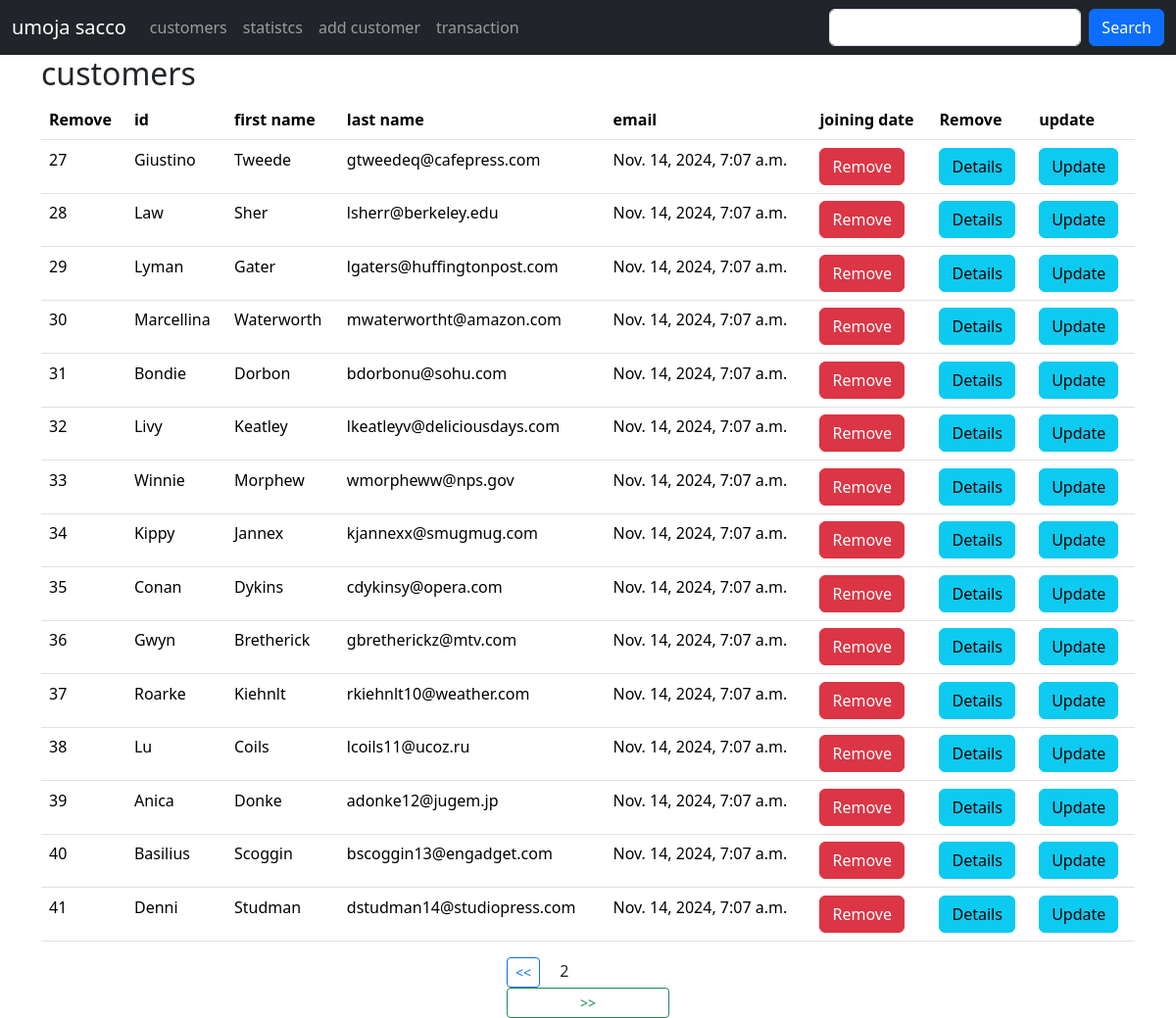
Page /?page=2 (signed in) on the committed database.
### dbs/models.py (models this page shows, shortened)
class Customer(models.Model):
    first_name = models.CharField(max_length=30)
    last_name = models.CharField(max_length=30)
    email = models.EmailField(unique=True)
    dob = models.DateField()
    gender = models.CharField(max_length=10)
    weight = models.PositiveIntegerField(default=0)
    created_at = models.DateTimeField(auto_now_add=True)
    updated_at = models.DateTimeField(auto_now=True)
    class Meta:
        db_table = 'customers'

### dbs/views.py (the view)
# urls.py: path('',views.customers,name='customers'),
@login_required
def customers(request):
    data = Customer.objects.all()
    data = Customer.objects.all().order_by('id').values()  # ORM select * from customers
    paginator = Paginator(data, 15)
    page = request.GET.get('page', 1)
    try:
        paginated_data = paginator.page(page)
    except  EmptyPage:
        paginated_data = paginator.page(1)
    return render(request, "customers.html", {"data": paginated_data})

### templates/customers.html (shortened to what this page needs)
{% extends 'master.html' %}
{% block content %}
<div class="container">
<h2>customers</h2>
<table class="table">
    <tr>
        <th>Remove</th>
    <th>id</th>
    <th>first name</th>
    <th>last name</th>
    <th>email</th>
    <th>joining date</th>
         <th>Remove</th>
        <th>update</th>
    </tr>
   {% for customer in data.object_list %}
  	<tr>
      <tr>
                  <td>{{ customer.id }}</td>
                  <td>{{ customer.first_name }}</td>
                  <td>{{ customer.last_name }}</td>
                  <td>{{ customer.email }}</td>
                  <td>{{ customer.created_at }}</td>
          {% if  perms.dbs.delete_customer %}
          	<td>
                    <a class="btn btn-danger" href="{% url 'delete_customer' customer.id %}">Remove</a>
                </td>
              <td>
                    <a class="btn btn-info" href="{% url 'customer_details' customer.id %}">Details</a>
                </td>
               <td>
                    <a class="btn btn-info" href="{% url 'update_customer' customer.id %}">Update</a>
                </td>
          {% endif %}
              </tr>
  {% empty %}
  	<p>no customers in the sacco</p>
  {% endfor %}
</table>
  <div class="row justify-content-center">
            <div class="col-sm-2">
                {% if data.has_previous %}
                    <a class="btn btn-outline-primary btn-sm" href="?page={{ data.previous_page_number }}"> << </a>
                {% endif %}
                <span class="mx-3">{{ data.number }}</span>
                {% if data.has_next %}
                    <a class="btn btn-outline-success w-100 btn-sm" href="?page={{ data.next_page_number }}"> >> </a>
                {% endif %}
            </div>
        </div>
</div>
{% endblock %}

### rows in the picture
Customer: id "27", first_name "Giustino", last_name "Tweede", email "gtweedeq@cafepress.com", created_at "Nov. 14, 2024, 7:07 a.m."
Customer: id "28", first_name "Law", last_name "Sher", email "lsherr@berkeley.edu", created_at "Nov. 14, 2024, 7:07 a.m."
Customer: id "29", first_name "Lyman", last_name "Gater", email "lgaters@huffingtonpost.com", created_at "Nov. 14, 2024, 7:07 a.m."
Customer: id "30", first_name "Marcellina", last_name "Waterworth", email "mwaterwortht@amazon.com", created_at "Nov. 14, 2024, 7:07 a.m."
Customer: id "31", first_name "Bondie", last_name "Dorbon", email "bdorbonu@sohu.com", created_at "Nov. 14, 2024, 7:07 a.m."
Customer: id "32", first_name "Livy", last_name "Keatley", email "lkeatleyv@deliciousdays.com", created_at "Nov. 14, 2024, 7:07 a.m."
Customer: id "33", first_name "Winnie", last_name "Morphew", email "wmorpheww@nps.gov", created_at "Nov. 14, 2024, 7:07 a.m."
Customer: id "34", first_name "Kippy", last_name "Jannex", email "kjannexx@smugmug.com", created_at "Nov. 14, 2024, 7:07 a.m."
Customer: id "35", first_name "Conan", last_name "Dykins", email "cdykinsy@opera.com", created_at "Nov. 14, 2024, 7:07 a.m."
Customer: id "36", first_name "Gwyn", last_name "Bretherick", email "gbretherickz@mtv.com", created_at "Nov. 14, 2024, 7:07 a.m."
Customer: id "37", first_name "Roarke", last_name "Kiehnlt", email "rkiehnlt10@weather.com", created_at "Nov. 14, 2024, 7:07 a.m."
Customer: id "38", first_name "Lu", last_name "Coils", email "lcoils11@ucoz.ru", created_at "Nov. 14, 2024, 7:07 a.m."
Customer: id "39", first_name "Anica", last_name "Donke", email "adonke12@jugem.jp", created_at "Nov. 14, 2024, 7:07 a.m."
Customer: id "40", first_name "Basilius", last_name "Scoggin", email "bscoggin13@engadget.com", created_at "Nov. 14, 2024, 7:07 a.m."
Customer: id "41", first_name "Denni", last_name "Studman", email "dstudman14@studiopress.com", created_at "Nov. 14, 2024, 7:07 a.m."

### other values in the picture
{{ data.number }} "2"
